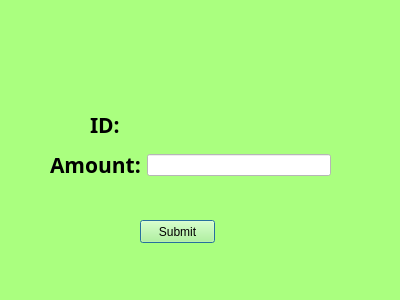
<?xml version="1.0" encoding="UTF-8"?>
<ui version="4.0">
 <class>ClickPurchasing</class>
 <widget class="QDialog" name="ClickPurchasing">
  <property name="geometry">
   <rect>
    <x>0</x>
    <y>0</y>
    <width>400</width>
    <height>300</height>
   </rect>
  </property>
  <property name="windowTitle">
   <string>Dialog</string>
  </property>
  <property name="styleSheet">
   <string notr="true">background-color: rgb(170, 255, 127);</string>
  </property>
  <widget class="QPushButton" name="submit">
   <property name="geometry">
    <rect>
     <x>140</x>
     <y>220</y>
     <width>75</width>
     <height>23</height>
    </rect>
   </property>
   <property name="text">
    <string>Submit</string>
   </property>
  </widget>
  <widget class="QWidget" name="layoutWidget">
   <property name="geometry">
    <rect>
     <x>50</x>
     <y>150</y>
     <width>281</width>
     <height>30</height>
    </rect>
   </property>
   <layout class="QHBoxLayout" name="horizontalLayout">
    <item>
     <widget class="QLabel" name="label">
      <property name="font">
       <font>
        <family>微软雅黑</family>
        <pointsize>16</pointsize>
        <weight>75</weight>
        <bold>true</bold>
       </font>
      </property>
      <property name="text">
       <string>Amount:</string>
      </property>
     </widget>
    </item>
    <item>
     <widget class="QLineEdit" name="amount">
      <property name="styleSheet">
       <string notr="true">background-color: rgb(255, 255, 255);</string>
      </property>
     </widget>
    </item>
   </layout>
  </widget>
  <widget class="QWidget" name="layoutWidget">
   <property name="geometry">
    <rect>
     <x>90</x>
     <y>110</y>
     <width>241</width>
     <height>30</height>
    </rect>
   </property>
   <layout class="QHBoxLayout" name="horizontalLayout_2">
    <item>
     <widget class="QLabel" name="label_2">
      <property name="font">
       <font>
        <family>微软雅黑</family>
        <pointsize>16</pointsize>
        <weight>75</weight>
        <bold>true</bold>
       </font>
      </property>
      <property name="text">
       <string>ID:</string>
      </property>
     </widget>
    </item>
    <item>
     <widget class="QLabel" name="id">
      <property name="text">
       <string/>
      </property>
     </widget>
    </item>
   </layout>
  </widget>
 </widget>
 <resources/>
 <connections/>
</ui>
